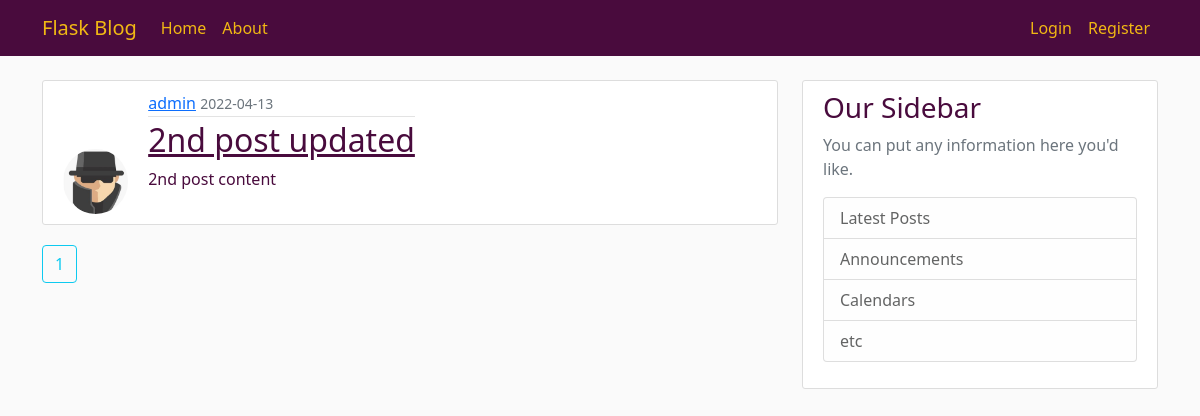
Page /home on the earlier database version.
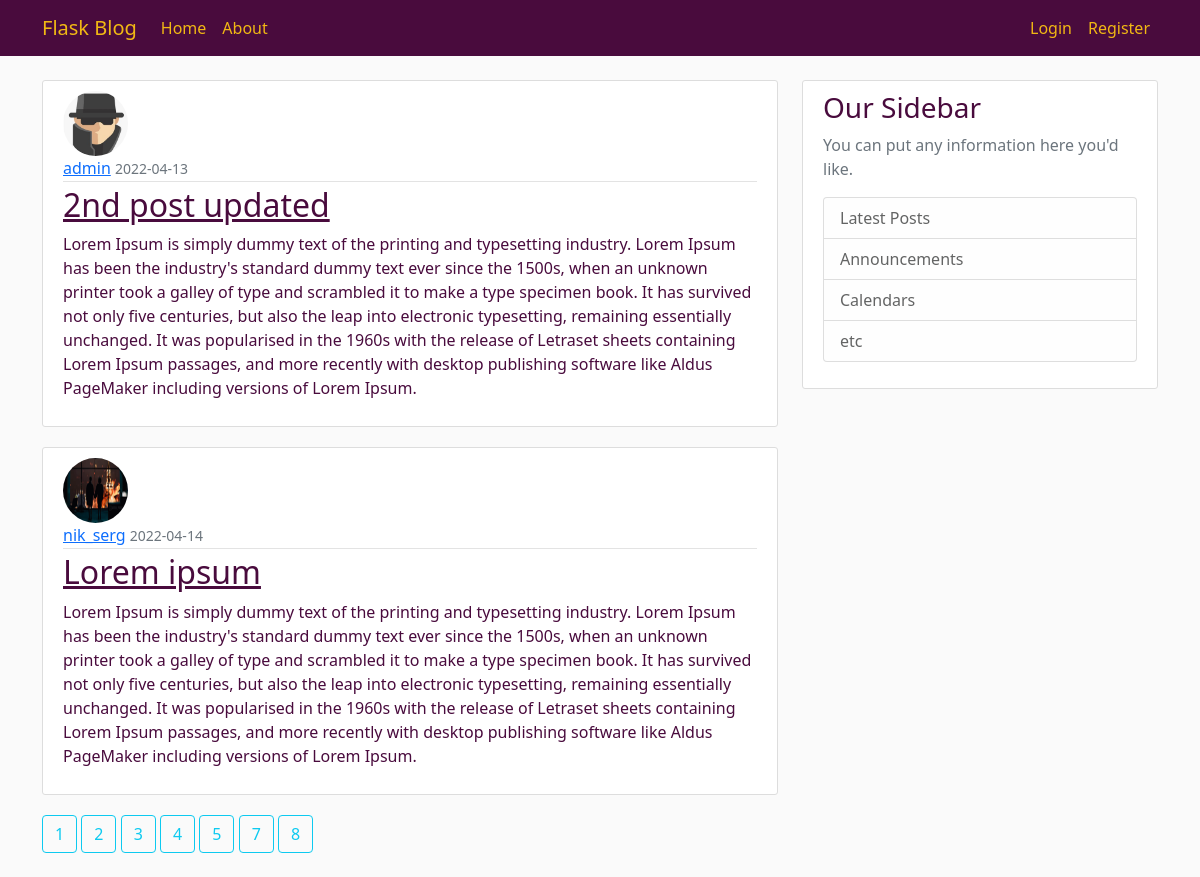
Same page on the later database version.
### flaskblog/models.py (models this page shows, shortened)
class Post(db.Model):
    id = db.Column(db.Integer, primary_key=True)
    title = db.Column(db.String(100), nullable=False)
    date_posted = db.Column(db.DateTime, nullable=False, default=datetime.utcnow)
    content = db.Column(db.Text, nullable=False)
    user_id = db.Column(db.Integer, db.ForeignKey('user.id'), nullable=False)

class User(db.Model, UserMixin):
    id = db.Column(db.Integer, primary_key=True)
    username = db.Column(db.String(20), unique=True, nullable=False)
    email = db.Column(db.String(120), unique=True, nullable=False)
    image_file = db.Column(db.String(20), nullable=False, default='default.jpg')
    password = db.Column(db.String(60), nullable=False)
    posts = db.relationship('Post', backref='author', lazy=True)

### flaskblog/routes.py (the view)
@app.route("/")
@app.route("/home")
def home():
    page = request.args.get('page', default=1, type=int)
    posts = Post.query.paginate(page=page, per_page=2)
    return render_template('home.html', posts=posts)

### flaskblog/templates/home.html (shortened to what this page needs)
{% extends "layout.html" %}
{% block content %}
{% for post in posts.items %}
<article class="media content-section">
    <img class="rounded-circle article-img"
         src="{{ url_for('static', filename='profile_pics/' + post.author.image_file) }}">
    <div class="media-body">
        <div class="article-metadata">
            <a class="mr-2" href="#">{{ post.author.username }}</a>
            <small class="text-muted">{{ post.date_posted.strftime('%Y-%m-%d') }}</small>
        </div>
        <h2><a class="article-title" href="{{ url_for('post', post_id=post.id) }}">{{ post.title }}</a></h2>
        <p class="article-content">{{ post.content }}</p>
    </div>
</article>
{% endfor %}
{% for page_num in posts.iter_pages() %}
    {% if page_num %}
        <a class="btn btn-outline-info mb-4" href="{{ url_for('home', page=page_num) }}">{{ page_num }}</a>
    {%endif%}
{% endfor %}
{% endblock content%}

### flaskblog/templates/layout.html (shortened to what this page needs)
<!DOCTYPE html>
<html>
<head>
    <link href="https://cdn.jsdelivr.net/npm/bootstrap@5.1.3/dist/css/bootstrap.min.css"
 rel="stylesheet">
    <link rel="stylesheet" type="text/css" href="{{ url_for('static', filename='main.css') }}">
</head>
<body>
<header class="site-header">
    <nav class="navbar navbar-expand-md navbar-dark bg-steel fixed-top">
        <div class="container" id="nav">
            <a class="navbar-brand mr-4" href="/">Flask Blog</a>
            <div class="collapse navbar-collapse" id="navbarToggle">
                <div class="navbar-nav">
                    <a class="nav-item nav-link" href="{{ url_for('home') }}">Home</a>
                    <a class="nav-item nav-link" href="{{ url_for('about') }}">About</a>
                </div>
                <div class="navbar-nav ms-auto">
                    {% if current_user.is_authenticated %}
                    <a class="nav-item nav-link" href="{{ url_for('new_post') }}">New Post</a>
                    <a class="nav-item nav-link" href="{{ url_for('account') }}">Account</a>
                    <a class="nav-item nav-link" href="{{ url_for('logout') }}">Logout</a>
                    {% else %}
                    <a class="nav-item nav-link" href="{{ url_for('login') }}">Login</a>
                    <a class="nav-item nav-link" href="{{ url_for('register') }}">Register</a>
                    {% endif %}
                </div>
            </div>
        </div>
    </nav>
</header>
<main class="container" role="main">
    <div class="row">
        <div class="col-md-8">
            {% block content %}{% endblock %}
        </div>
        <div class="col-md-4">
            <div class="content-section">
                <h3>Our Sidebar</h3>
                <p class='text-muted'>You can put any information here you'd like.
                <ul class="list-group">
                    <li class="list-group-item list-group-item-light">Latest Posts</li>
                    <li class="list-group-item list-group-item-light">Announcements</li>
                    <li class="list-group-item list-group-item-light">Calendars</li>
                    <li class="list-group-item list-group-item-light">etc</li>
                </ul>
                </p>
            </div>
        </div>
    </div>
</main>
</body>
</html>

### flaskblog/static/main.css (style rules this page uses)
body { background: #fafafa; color: #490B3D; margin-top: 5rem; }
h1, h2, h3, h4, h5, h6 { color: #490B3D; }
.bg-steel { background-color: #490B3D; }
.navbar-brand.mr-4 { color: #F1B814; }
.site-header .navbar-nav .nav-link { color: #F1B814; }
.content-section { background: #ffffff; padding: 10px 20px; border: 1px solid #dddddd; border-radius: 3px; margin-bottom: 20px; }
.article-title { color: #490B3D; }
.article-content { white-space: pre-line; }
.article-img { height: 65px; width: 65px; margin-right: 16px; }
.article-metadata { padding-bottom: 1px; margin-bottom: 4px; border-bottom: 1px solid #e3e3e3 }
.media-body { display:inline-block }

Differences in the rows shown:
changed Post "2nd post updated": content "2nd post content" → "Lorem Ipsum is simply dummy text of the printing and typesetting industry. Lorem Ipsum has been the industry's standard dummy text ever since the 1500s, when an unknown printer took a galley of type and scrambled it to make a type specimen book. It has survived not only five centuries, but also the leap into electronic typesetting, remaining essentially unchanged. It was popularised in the 1960s with the release of Letraset sheets containing Lorem Ipsum passages, and more recently with desktop publishing software like Aldus PageMaker including versions of Lorem Ipsum."
added Post: image_file (picture), author.username "nik_serg", date_posted "2022-04-14", title "Lorem ipsum", content "Lorem Ipsum is simply dummy text of the printing and typesetting industry. Lorem Ipsum has been the industry's standard dummy text ever since the 1500s, when an unknown printer took a galley of type and scrambled it to make a type specimen book. It has survived not only five centuries, but also the leap into electronic typesetting, remaining essentially unchanged. It was popularised in the 1960s with the release of Letraset sheets containing Lorem Ipsum passages, and more recently with desktop publishing software like Aldus PageMaker including versions of Lorem Ipsum."
Other differences:
new list line: "2"
new list line: "3"
new list line: "4"
new list line: "5"
new list line: "7"
new list line: "8"
